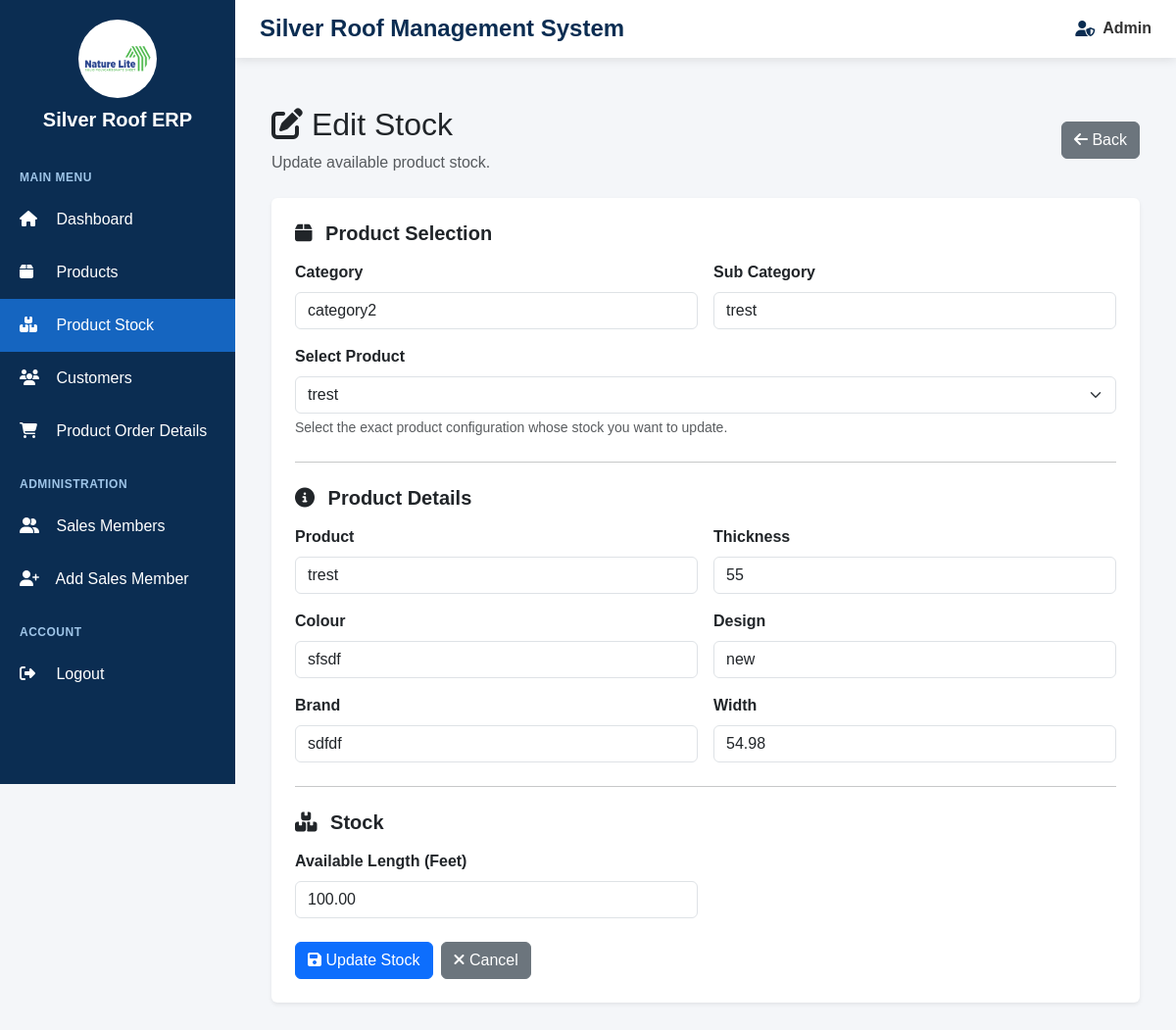
Page /products/stock/edit/7/ (signed in) on the earlier database version.
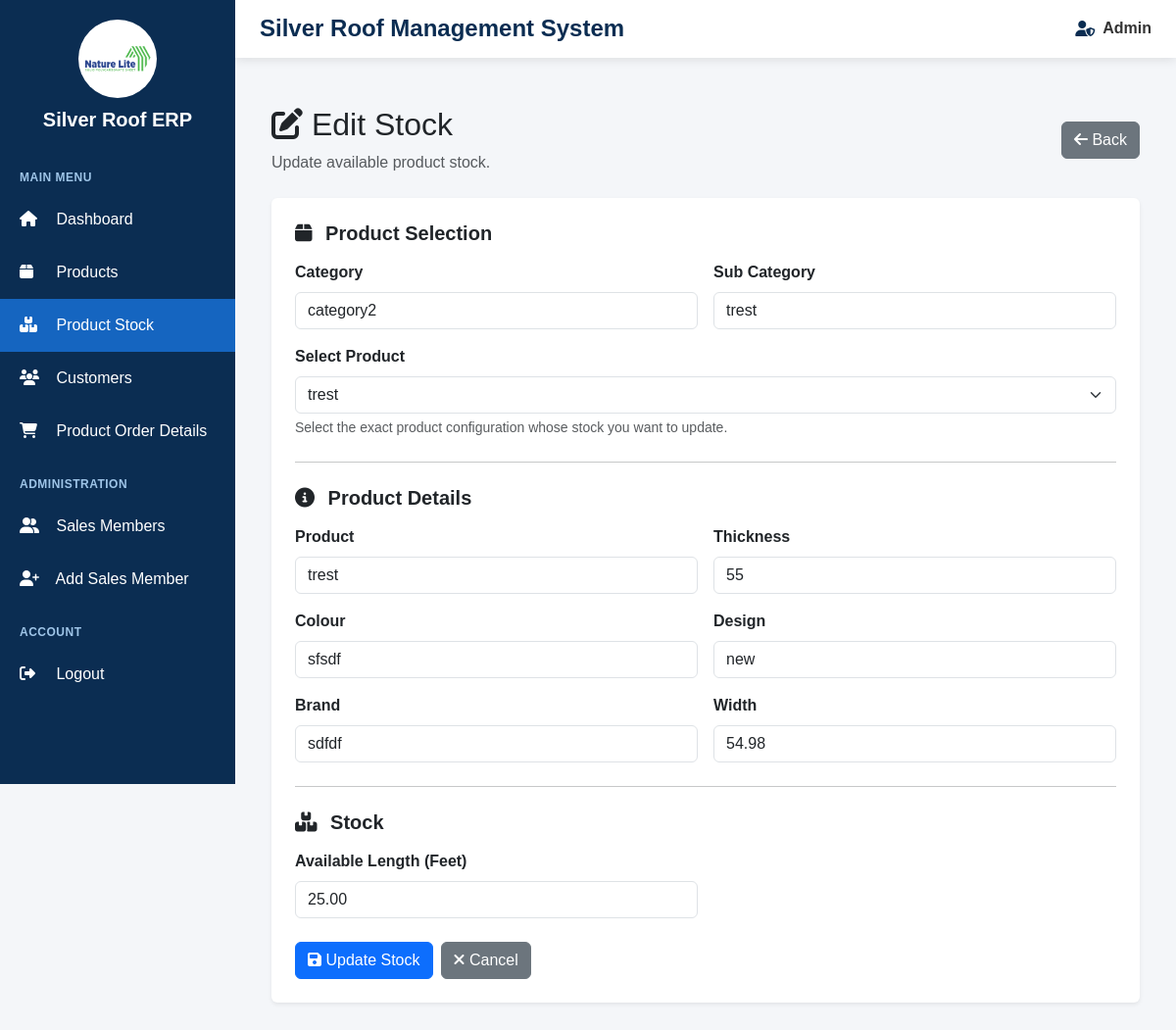
Same page on the later database version.
### products/models.py (models this page shows, shortened)
class ProductStock(models.Model):
    product = models.OneToOneField(
        Product,
        on_delete=models.CASCADE,
        related_name="stock_details"
    )
    length_ft = models.DecimalField(
        max_digits=10,
        decimal_places=2,
        default=0,
        blank=True,
        null=True
    )
    quantity = models.PositiveIntegerField(
        default=0
    )
    out_of_stock = models.BooleanField(
        default=False
    )
    updated_at = models.DateTimeField(
        auto_now=True
    )

class Product(models.Model):
    category = models.ForeignKey(
        Category,
        on_delete=models.CASCADE,
        related_name="products"
    )
    product_name = models.CharField(
        max_length=150,
        blank=True,
        null=True
    )
    subcategory = models.ForeignKey(
        SubCategory,
        on_delete=models.SET_NULL,
        related_name="products",
        blank=True,
        null=True
    )
    subcategory_text = models.CharField(
        max_length=100,
        blank=True,
        null=True
    )
    width = models.CharField(
        max_length=100,
        blank=True,
        null=True
    )
    brand = models.ForeignKey(
        Brand,
        on_delete=models.SET_NULL,
        related_name="products",
        blank=True,
        null=True
    )
    thickness = models.ForeignKey(
        Thickness,
        on_delete=models.SET_NULL,
        related_name="products",
        blank=True,
        null=True
    )
    colour = models.ForeignKey(
        Colour,
        on_delete=models.SET_NULL,
        related_name="products",
        blank=True,
        null=True
    )
    design = models.ForeignKey(
        Design,
        on_delete=models.SET_NULL,
        related_name="products",
        blank=True,
        null=True
    )
    width_ft = models.DecimalField(
        max_digits=8,
        decimal_places=2,
        default=0,
        blank=True,
        null=True
    )
    core_number = models.CharField(
        max_length=100,
        blank=True,
        null=True
    )
    sqt_rate = models.DecimalField(
        max_digits=10,
        decimal_places=2,
        default=0,
        blank=True,
        null=True
    )
    size = models.CharField(
        max_length=100,
        blank=True,
        null=True
    )
    nos = models.PositiveIntegerField(
        blank=True,
        null=True,
        default=0
    )

class Category(models.Model):
    name = models.CharField(
        max_length=100
    )

class SubCategory(models.Model):
    category = models.ForeignKey(
        Category,
        on_delete=models.CASCADE,
        related_name="subcategories"
    )
    name = models.CharField(
        max_length=100
    )

class Thickness(models.Model):
    name = models.CharField(
        max_length=50
    )
    def __str__(self):
        return self.name

class Colour(models.Model):
    name = models.CharField(
        max_length=50
    )

class Design(models.Model):
    name = models.CharField(
        max_length=100
    )

class Brand(models.Model):
    name = models.CharField(
        max_length=100
    )

### products/views.py (the view, shortened to what this page needs)
@login_required
@user_passes_test(is_admin)
def edit_stock(request, id):
    stock = get_object_or_404(
        ProductStock,
        id=id
    )
    product = stock.product
    category_name = get_category_name(
        product.category
    )
    categories = Category.objects.all().order_by(
        "name"
    )
    return render(
        request,
        "products/stock_form.html",
        {
            "stock": stock,
            "product": product,
            "edit": True,
            "categories": categories,
        }
    )

### products/views.py (called while the page is built)
def is_admin(user):
    return user.is_superuser

def get_category_name(category):
    if not category:
        return ""
    return (
        category.name
        .strip()
        .lower()
        .replace(" ", "")
        .replace("-", "")
        .replace("_", "")
    )

### products/templates/products/stock_form.html (shortened to what the changed rows need)
{% extends 'base.html' %}
{% block content %}
<div class="container-fluid py-4">
    <div class="d-flex justify-content-between align-items-center mb-4">
        <div>
            {% if edit %}
                <h2>
                    <i class="fa fa-edit"></i>
                    Edit Stock
                </h2>
            {% endif %}
        </div>
    </div>
    <div class="card shadow-sm border-0">
        <div class="card-body p-4">
            <form method="POST">
                <div class="mb-4">
                    <div class="row g-3">
                        <div class="col-md-6">
                            <label class="form-label fw-bold">
                                Category
                            </label>
                            {% if edit %}
                                <input
                                    type="text"
                                    class="form-control"
                                    value="{{ stock.product.category.name|default:'' }}"
                                    readonly
                                >
                            {% endif %}
                        </div>
                        <div class="col-md-6">
                            <label class="form-label fw-bold">
                                Sub Category
                            </label>
                            {% if edit %}
                                <input
                                    type="text"
                                    class="form-control"
                                    value="{{ stock.product.subcategory.name|default:stock.product.subcategory_text|default:'' }}"
                                    readonly
                                >
                            {% endif %}
                        </div>
                        <div class="col-md-12">
                            <label class="form-label fw-bold">
                                Select Product
                            </label>
                            {% if edit %}
                                <select
                                    id="product"
                                    name="product"
                                    class="form-select"
                                    required
                                >
                                    <option
                                        value="{{ stock.product.id }}"
                                        selected
                                    >
                                        {{ stock.product.product_name|default:"Unnamed Product" }}
                                    </option>
                                </select>
                            {% endif %}
                            <div class="form-text">
                                Select the exact product configuration whose stock you want to update.
                            </div>
                        </div>
                    </div>
                </div>
                <div id="product-info-section">
                    <div class="row g-3">
                        <div class="col-md-6">
                            <label class="form-label fw-bold">
                                Product
                            </label>
                            <input
                                type="text"
                                id="product_name"
                                class="form-control"
                                value="{% if edit %}{{ stock.product.product_name|default:'' }}{% endif %}"
                                readonly
                            >
                        </div>
                        <div class="col-md-6">
                            <label class="form-label fw-bold">
                                Thickness
                            </label>
                            <input
                                type="text"
                                id="thickness"
                                class="form-control"
                                value="{% if edit %}{{ stock.product.thickness|default:'' }}{% endif %}"
                                readonly
                            >
                        </div>
                        <div
                            class="col-md-6"
                            id="colour-container"
                        >
                            <label class="form-label fw-bold">
                                Colour
                            </label>
                            <input
                                type="text"
                                id="colour"
                                class="form-control"
                                value="{% if edit %}{% if stock.product.colour %}{{ stock.product.colour.name }}{% elif stock.product.colour_text %}{{ stock.product.colour_text }}{% endif %}{% endif %}"
                                readonly
                            >
                        </div>
                        <div
                            class="col-md-6"
                            id="design-container"
                        >
                            <label class="form-label fw-bold">
                                Design
                            </label>
                            <input
                                type="text"
                                id="design"
                                class="form-control"
                                value="{% if edit %}{% if stock.product.design %}{{ stock.product.design.name }}{% elif stock.product.design_text %}{{ stock.product.design_text }}{% endif %}{% endif %}"
                                readonly
                            >
                        </div>
                        <div
                            class="col-md-6"
                            id="brand-container"
                        >
                            <label class="form-label fw-bold">
                                Brand
                            </label>
                            <input
                                type="text"
                                id="brand"
                                class="form-control"
                                value="{% if edit %}{% if stock.product.brand %}{{ stock.product.brand.name }}{% elif stock.product.brand_text %}{{ stock.product.brand_text }}{% endif %}{% endif %}"
                                readonly
                            >
                        </div>
                        <div
                            class="col-md-6"
                            id="width-container"
                        >
                            <label class="form-label fw-bold">
                                Width
                            </label>
                            <input
                                type="text"
                                id="width"
                                class="form-control"
                                value="{% if edit %}{{ stock.product.width_ft|default:'' }}{% endif %}"
                                readonly
                            >
                        </div>
                    </div>
                </div>
                <div>
                    <div class="row g-3">
                        <div
                            class="col-md-6"
                            id="length-container"
                        >
                            <label
                                for="length_ft"
                                class="form-label fw-bold"
                            >
                                Available Length (Feet)
                            </label>
                            {% if edit %}
                                <input
                                    type="number"
                                    name="length_ft"
                                    id="length_ft"
                                    class="form-control"
                                    step="0.01"
                                    min="0"
                                    value="{{ stock.length_ft|default_if_none:'' }}"
                                >
                            {% else %}
                                {{ form.length_ft }}
                            {% endif %}
                        </div>
                    </div>
                </div>
            </form>
        </div>
    </div>
</div>
{% endblock %}

Differences in the rows shown:
changed ProductStock "category2": length_ft "100.00" → "25.00"
